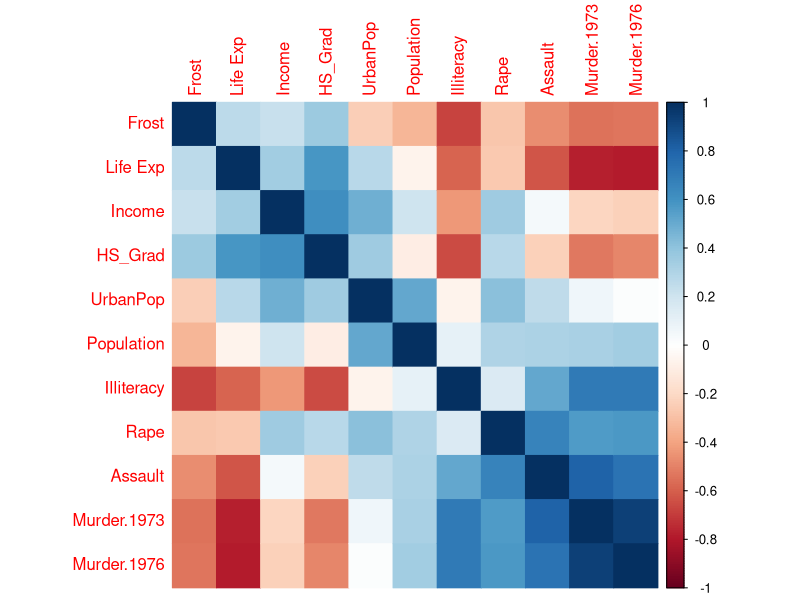
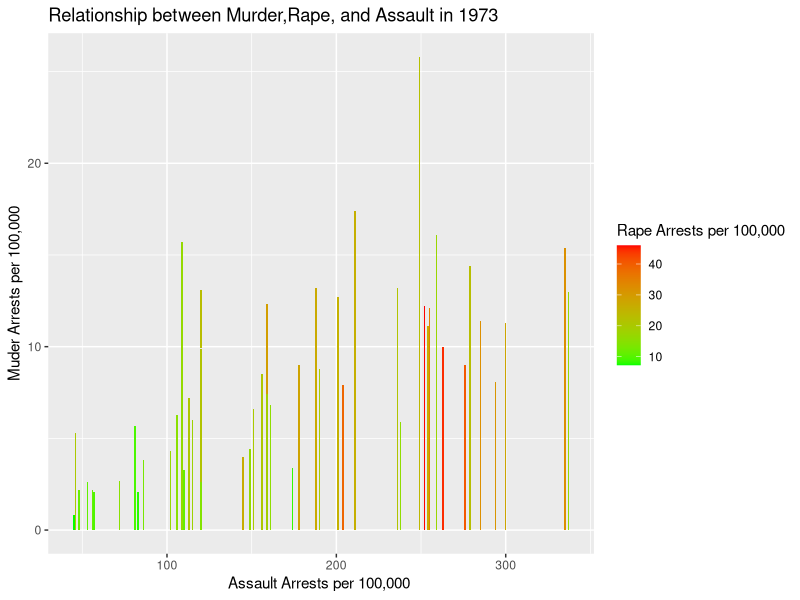
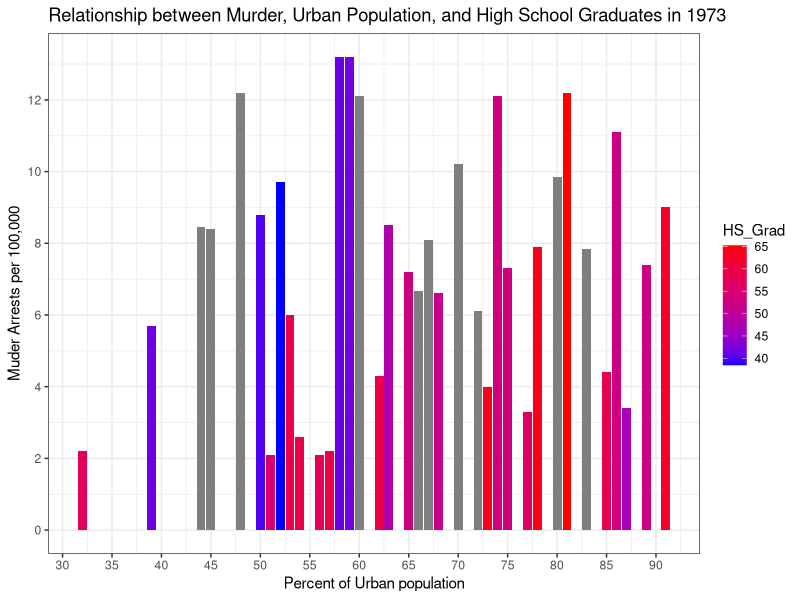
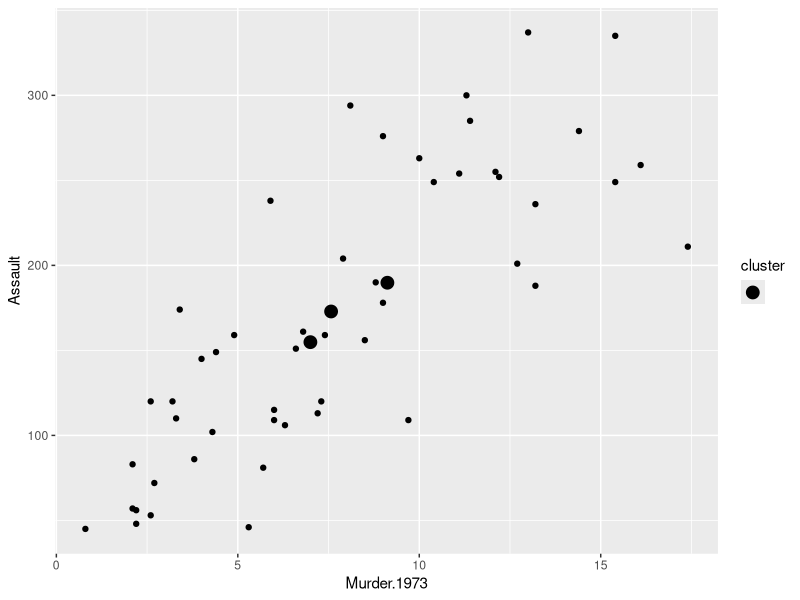
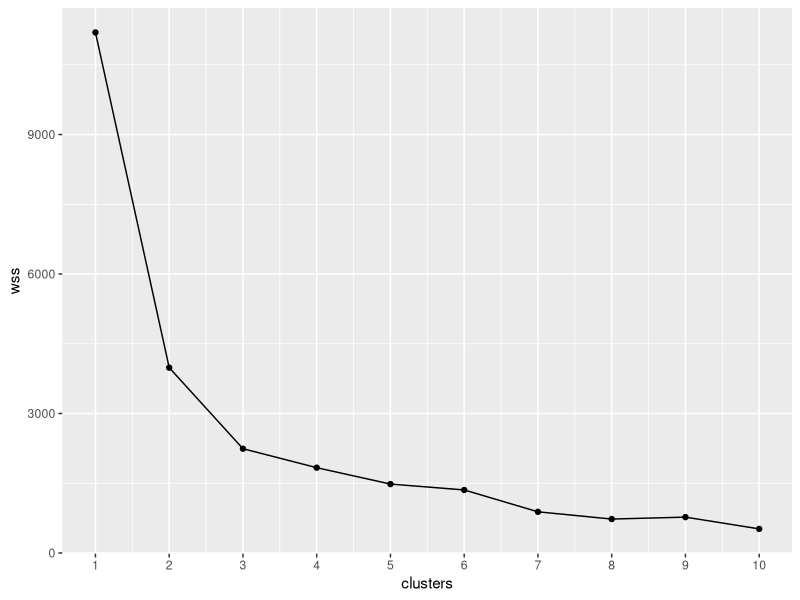
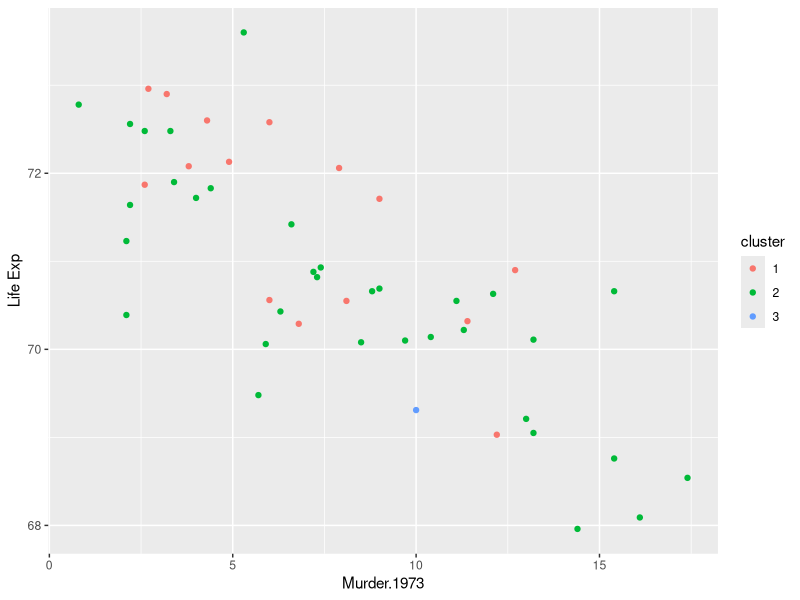
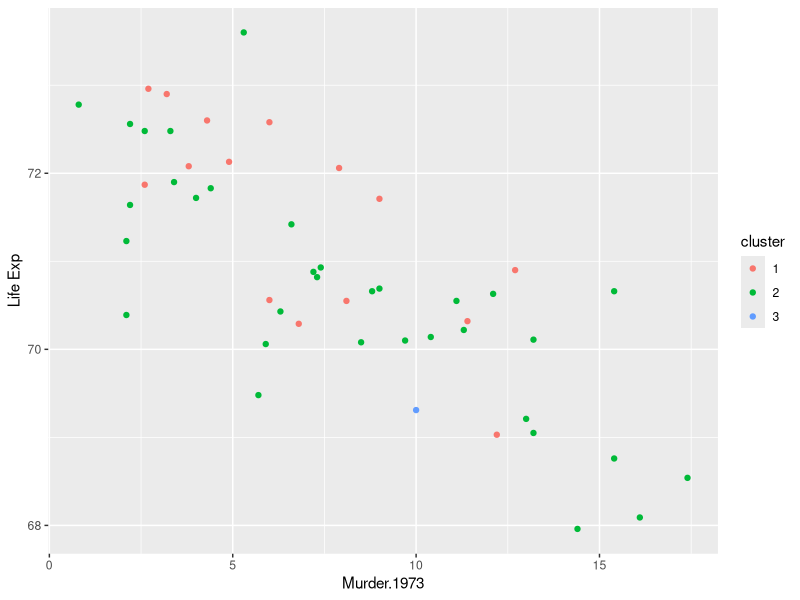

Reproduce these figures in R, in order.
## ---- chunk 1
knitr::opts_chunk$set(echo = TRUE)
library(dplyr)
library(tidyverse)
library(datasets)
library(corrplot)
## ---- chunk 2
head(USArrests)
head(state.x77)
## ---- chunk 3
states<-as.data.frame(state.x77)
States<-states%>% rename("Murder.1976"=Murder)
USArrests<-USArrests%>%rename("Murder.1973"=Murder)
States<-States%>%rename("HS_Grad"= "HS Grad")
statesarrests<-cbind.data.frame(USArrests,States)
## ---- chunk 4
statesssss<-statesarrests
State_names<-rownames(statesssss)
rownames(statesssss)<-NULL
statesarrests<-cbind(State_names,statesssss)
## ---- chunk 5
statesarrests%>%mutate("change_in_murder"=Murder.1973-Murder.1976)%>%arrange(desc(change_in_murder))%>%head

## ---- chunk 6
statesarrests%>%group_by(State_names,Illiteracy)%>%mutate(total_crime=Rape+Assault+Murder.1973+Murder.1976)%>%summarise(mean(total_crime))%>%arrange(desc(Illiteracy))
## ---- chunk 7
statesarrests%>%group_by(State_names,`Life Exp`)%>%mutate(total_crime=Rape+Assault+Murder.1973+Murder.1976)%>%summarise(mean(total_crime))%>%arrange(desc(`Life Exp`))
statesarrests%>%filter(State_names=="Texas")
## ---- chunk 8
statesarrests%>%summarize_all(funs(mean=mean),na.rm=T)
## ---- chunk 9
statesarrests%>%select(State_names, Murder.1973,Assault)%>%arrange(desc(Murder.1973))
## ---- chunk 10
corstates<-statesarrests[2:12]
statescorplot<-cor(corstates)
corrplot(statescorplot, method="color",order="hclust")
## ---- chunk 11
statesarrests%>%ggplot(aes(Assault))+geom_bar(aes(y=Murder.1973, fill=Rape),stat='identity')+scale_fill_gradient(low="green", high="red")+ggtitle("Relationship between Murder,Rape, and Assault in 1973")+labs(y="Muder Arrests per 100,000", x="Assault Arrests per 100,000 ",fill="Rape Arrests per 100,000")

## ---- chunk 12

ggplot(statesarrests)+geom_bar(aes(UrbanPop,Murder.1973,fill=HS_Grad),stat = 'Summary',fun.y=mean)+scale_fill_gradient(low="blue", high="red")+
scale_x_continuous(breaks = scales::pretty_breaks(n = 10)) +
scale_y_continuous(breaks = scales::pretty_breaks(n = 10))+ggtitle("Relationship between Murder, Urban Population, and High School Graduates in 1973")+labs(y="Muder Arrests per 100,000", x="Percent of Urban population")+theme_bw()
## ---- chunk 13
centersss<-statesarrests%>%mutate(cluster=sample(c('1','2','3'),50,replace = T))%>%group_by(cluster)%>%summarise(Murder.1973=mean(Murder.1973),Assault=mean(Assault))

ggplot(statesarrests)+geom_point(aes(Murder.1973,Assault))+geom_point(data=centersss,aes(Murder.1973, Assault,fill=""),color="black", size=4)+scale_fill_manual(name='cluster',values = 'black')


states_no_name<-statesarrests%>%select(Murder.1973,Assault,UrbanPop,Rape,   Population,Income,Illiteracy, 'Life Exp',Murder.1976,HS_Grad,Frost,Area)
wss<-vector()

for(i in 1:10){
temp<-statesarrests%>%dplyr::select(Murder.1973,UrbanPop)%>%kmeans(.,i)
wss[i]<-temp$tot.withinss
}
kmeans(states_no_name,3)->results
ggplot()+geom_point(aes(x=1:10,y=wss))+geom_path(aes(x=1:10,y=wss))+
  xlab("clusters")+scale_x_continuous(breaks=1:10)
kmeansss<-states_no_name%>%kmeans(3)

kmeansclust<-states_no_name%>%mutate(cluster=as.factor(kmeansss$cluster))
kmeansclust%>%ggplot(aes(Murder.1973,`Life Exp`,color=cluster))+geom_point()

kmeansclust%>%ggplot(aes(Murder.1973,`Life Exp`,color=cluster))+geom_point()
wss1<-vector()

for(i in 1:10){
temp<-statesarrests%>%dplyr::select(Assault,HS_Grad)%>%kmeans(.,i)
wss[i]<-temp$tot.withinss
}
